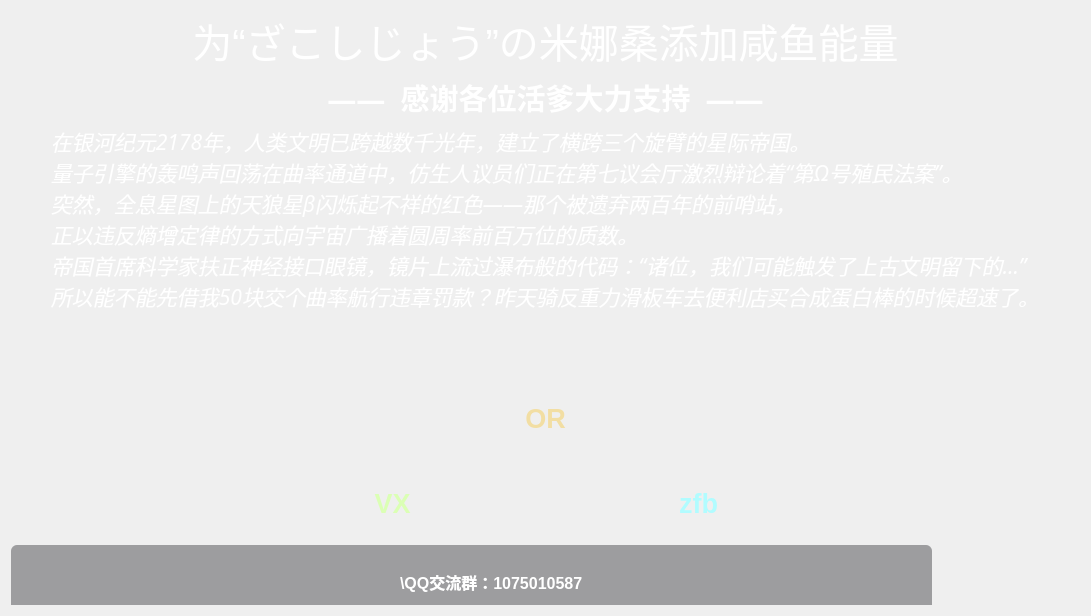
      <widget class="QWidget" name="ChargingWidget">
       <property name="styleSheet">
        <string notr="true">#ChargingWidget{
	background-color: rgba(255,255,255,0.0);
}</string>
       </property>
       <layout class="QVBoxLayout" name="verticalLayout_15" stretch="1,1,4,6,5">
        <item>
         <layout class="QHBoxLayout" name="chargingHorizontalLayout1">
          <item>
           <spacer name="chargingHorizontalSpacer1">
            <property name="orientation">
             <enum>Qt::Orientation::Horizontal</enum>
            </property>
            <property name="sizeHint" stdset="0">
             <size>
              <width>40</width>
              <height>20</height>
             </size>
            </property>
           </spacer>
          </item>
          <item>
           <widget class="QLabel" name="chargingTitleLabel1">
            <property name="styleSheet">
             <string notr="true">QLabel{
	color: white;
	font: italic 30pt &quot;Terminal&quot;;
	font-size: 30pt;
	font-family: &quot;楷体&quot;;
}</string>
            </property>
            <property name="text">
             <string>为“ざこしじょう”の米娜桑添加咸鱼能量</string>
            </property>
            <property name="alignment">
             <set>Qt::AlignmentFlag::AlignCenter</set>
            </property>
           </widget>
          </item>
          <item>
           <spacer name="chargingHorizontalSpacer2">
            <property name="orientation">
             <enum>Qt::Orientation::Horizontal</enum>
            </property>
            <property name="sizeHint" stdset="0">
             <size>
              <width>40</width>
              <height>20</height>
             </size>
            </property>
           </spacer>
          </item>
         </layout>
        </item>
        <item>
         <layout class="QHBoxLayout" name="chargingHorizontalLayout2">
          <item>
           <spacer name="chargingHorizontalSpacer3">
            <property name="orientation">
             <enum>Qt::Orientation::Horizontal</enum>
            </property>
            <property name="sizeHint" stdset="0">
             <size>
              <width>40</width>
              <height>20</height>
             </size>
            </property>
           </spacer>
          </item>
          <item>
           <widget class="QLabel" name="chargingTitleLabel2">
            <property name="enabled">
             <bool>true</bool>
            </property>
            <property name="font">
             <font>
              <family>Microsoft JhengHei</family>
              <pointsize>22</pointsize>
              <italic>false</italic>
              <bold>true</bold>
             </font>
            </property>
            <property name="styleSheet">
             <string notr="true">QLabel{
		color: white;
}</string>
            </property>
            <property name="midLineWidth">
             <number>0</number>
            </property>
            <property name="text">
             <string>——  感谢各位活爹大力支持  ——</string>
            </property>
            <property name="alignment">
             <set>Qt::AlignmentFlag::AlignCenter</set>
            </property>
           </widget>
          </item>
          <item>
           <spacer name="chargingHorizontalSpacer4">
            <property name="orientation">
             <enum>Qt::Orientation::Horizontal</enum>
            </property>
            <property name="sizeHint" stdset="0">
             <size>
              <width>40</width>
              <height>20</height>
             </size>
            </property>
           </spacer>
          </item>
         </layout>
        </item>
        <item>
         <layout class="QHBoxLayout" name="chargingHorizontalLayout3">
          <item>
           <spacer name="chargingHorizontalSpacer5">
            <property name="orientation">
             <enum>Qt::Orientation::Horizontal</enum>
            </property>
            <property name="sizeHint" stdset="0">
             <size>
              <width>40</width>
              <height>20</height>
             </size>
            </property>
           </spacer>
          </item>
          <item>
           <widget class="QLabel" name="chargingTextLabel1">
            <property name="font">
             <font>
              <family>楷体</family>
              <pointsize>16</pointsize>
              <italic>true</italic>
             </font>
            </property>
            <property name="styleSheet">
             <string notr="true">QLabel{
		color: white;
}</string>
            </property>
            <property name="text">
             <string>在银河纪元2178年，人类文明已跨越数千光年，建立了横跨三个旋臂的星际帝国。
量子引擎的轰鸣声回荡在曲率通道中，仿生人议员们正在第七议会厅激烈辩论着“第Ω号殖民法案”。
突然，全息星图上的天狼星β闪烁起不祥的红色——那个被遗弃两百年的前哨站，
正以违反熵增定律的方式向宇宙广播着圆周率前百万位的质数。
帝国首席科学家扶正神经接口眼镜，镜片上流过瀑布般的代码：“诸位，我们可能触发了上古文明留下的…” 
所以能不能先借我50块交个曲率航行违章罚款？昨天骑反重力滑板车去便利店买合成蛋白棒的时候超速了。</string>
            </property>
            <property name="alignment">
             <set>Qt::AlignmentFlag::AlignLeading|Qt::AlignmentFlag::AlignLeft|Qt::AlignmentFlag::AlignVCenter</set>
            </property>
            <property name="wordWrap">
             <bool>false</bool>
            </property>
           </widget>
          </item>
          <item>
           <spacer name="chargingHorizontalSpacer6">
            <property name="orientation">
             <enum>Qt::Orientation::Horizontal</enum>
            </property>
            <property name="sizeHint" stdset="0">
             <size>
              <width>40</width>
              <height>20</height>
             </size>
            </property>
           </spacer>
          </item>
         </layout>
        </item>
        <item>
         <layout class="QHBoxLayout" name="chargingHorizontalLayout4">
          <item>
           <spacer name="chargingHorizontalSpacer7">
            <property name="orientation">
             <enum>Qt::Orientation::Horizontal</enum>
            </property>
            <property name="sizeHint" stdset="0">
             <size>
              <width>40</width>
              <height>20</height>
             </size>
            </property>
           </spacer>
          </item>
          <item>
           <layout class="QVBoxLayout" name="chargingVerticalLayout1">
            <item>
             <spacer name="verticalSpacer">
              <property name="orientation">
               <enum>Qt::Orientation::Vertical</enum>
              </property>
              <property name="sizeHint" stdset="0">
               <size>
                <width>20</width>
                <height>40</height>
               </size>
              </property>
             </spacer>
            </item>
            <item>
             <layout class="QHBoxLayout" name="chargingHorizontalLayout5">
              <item>
               <layout class="QVBoxLayout" name="chargingVerticalLayout2">
                <item>
                 <widget class="QLabel" name="chargingQrcodeLabel1">
                  <property name="minimumSize">
                   <size>
                    <width>173</width>
                    <height>164</height>
                   </size>
                  </property>
                  <property name="maximumSize">
                   <size>
                    <width>173</width>
                    <height>164</height>
                   </size>
                  </property>
                  <property name="text">
                   <string/>
                  </property>
                  <property name="pixmap">
                   <pixmap resource="MainWidget.qrc">:/QrCode/res/QrCode/wx.png</pixmap>
                  </property>
                  <property name="scaledContents">
                   <bool>true</bool>
                  </property>
                  <property name="alignment">
                   <set>Qt::AlignmentFlag::AlignCenter</set>
                  </property>
                 </widget>
                </item>
                <item>
                 <widget class="QLabel" name="chargingLabel1">
                  <property name="font">
                   <font>
                    <pointsize>20</pointsize>
                    <bold>true</bold>
                   </font>
                  </property>
                  <property name="styleSheet">
                   <string notr="true">QLabel{
	color: #dbffb5;
}</string>
                  </property>
                  <property name="text">
                   <string>VX</string>
                  </property>
                  <property name="alignment">
                   <set>Qt::AlignmentFlag::AlignCenter</set>
                  </property>
                 </widget>
                </item>
               </layout>
              </item>
              <item>
               <spacer name="chargingHorizontalSpacer9">
                <property name="orientation">
                 <enum>Qt::Orientation::Horizontal</enum>
                </property>
                <property name="sizeHint" stdset="0">
                 <size>
                  <width>40</width>
                  <height>20</height>
                 </size>
                </property>
               </spacer>
              </item>
              <item>
               <widget class="QLabel" name="chargingLabel2">
                <property name="font">
                 <font>
                  <pointsize>20</pointsize>
                  <bold>true</bold>
                 </font>
                </property>
                <property name="styleSheet">
                 <string notr="true">QLabel{
	color: #f2dea3;
}</string>
                </property>
                <property name="text">
                 <string>OR</string>
                </property>
                <property name="alignment">
                 <set>Qt::AlignmentFlag::AlignCenter</set>
                </property>
               </widget>
              </item>
              <item>
               <spacer name="chargingHorizontalSpacer10">
                <property name="orientation">
                 <enum>Qt::Orientation::Horizontal</enum>
                </property>
                <property name="sizeHint" stdset="0">
                 <size>
                  <width>40</width>
                  <height>20</height>
                 </size>
                </property>
               </spacer>
              </item>
              <item>
               <layout class="QVBoxLayout" name="chargingVerticalLayout3">
                <item>
                 <widget class="QLabel" name="chargingQrcodeLabel2">
                  <property name="minimumSize">
                   <size>
                    <width>173</width>
                    <height>164</height>
                   </size>
                  </property>
                  <property name="maximumSize">
                   <size>
                    <width>173</width>
                    <height>164</height>
                   </size>
                  </property>
                  <property name="text">
                   <string/>
                  </property>
                  <property name="pixmap">
                   <pixmap resource="MainWidget.qrc">:/QrCode/res/QrCode/zfb.jpg</pixmap>
                  </property>
                  <property name="scaledContents">
                   <bool>true</bool>
                  </property>
                  <property name="alignment">
                   <set>Qt::AlignmentFlag::AlignCenter</set>
                  </property>
                 </widget>
                </item>
                <item>
                 <widget class="QLabel" name="chargingLabel3">
                  <property name="font">
                   <font>
                    <pointsize>20</pointsize>
                    <bold>true</bold>
                   </font>
                  </property>
                  <property name="styleSheet">
                   <string notr="true">QLabel{
	color: #b1fcff;
}</string>
                  </property>
                  <property name="text">
                   <string>zfb</string>
                  </property>
                  <property name="alignment">
                   <set>Qt::AlignmentFlag::AlignCenter</set>
                  </property>
                 </widget>
                </item>
               </layout>
              </item>
             </layout>
            </item>
            <item>
             <spacer name="verticalSpacer_2">
              <property name="orientation">
               <enum>Qt::Orientation::Vertical</enum>
              </property>
              <property name="sizeHint" stdset="0">
               <size>
                <width>20</width>
                <height>40</height>
               </size>
              </property>
             </spacer>
            </item>
           </layout>
          </item>
          <item>
           <spacer name="chargingHorizontalSpacer8">
            <property name="orientation">
             <enum>Qt::Orientation::Horizontal</enum>
            </property>
            <property name="sizeHint" stdset="0">
             <size>
              <width>40</width>
              <height>20</height>
             </size>
            </property>
           </spacer>
          </item>
         </layout>
        </item>
        <item>
         <widget class="QWidget" name="chargingWidgetGroupWidget1" native="true">
          <widget class="QWidget" name="chargingWidgetGroupSubControl1" native="true">
           <property name="geometry">
            <rect>
             <x>0</x>
             <y>20</y>
             <width>921</width>
             <height>191</height>
            </rect>
           </property>
           <property name="minimumSize">
            <size>
             <width>0</width>
             <height>0</height>
            </size>
           </property>
           <property name="maximumSize">
            <size>
             <width>16777215</width>
             <height>16777215</height>
            </size>
           </property>
           <property name="styleSheet">
            <string notr="true">#chargingWidgetGroupSubControl1{
	background-color: rgba(35, 36, 41,0.4);
	border-radius: 6px;
	color: white;
}</string>
           </property>
           <layout class="QVBoxLayout" name="verticalLayout_14" stretch="2,5,1">
            <item>
             <spacer name="verticalSpacer_3">
              <property name="orientation">
               <enum>Qt::Orientation::Vertical</enum>
              </property>
              <property name="sizeType">
               <enum>QSizePolicy::Policy::Fixed</enum>
              </property>
              <property name="sizeHint" stdset="0">
               <size>
                <width>30</width>
                <height>10</height>
               </size>
              </property>
             </spacer>
            </item>
            <item>
             <layout class="QHBoxLayout" name="chargingHorizontalLayout6">
              <item>
               <spacer name="chargingHorizontalSpacer11">
                <property name="orientation">
                 <enum>Qt::Orientation::Horizontal</enum>
                </property>
                <property name="sizeHint" stdset="0">
                 <size>
                  <width>40</width>
                  <height>20</height>
                 </size>
                </property>
               </spacer>
              </item>
              <item>
               <layout class="QHBoxLayout" name="chargingHorizontalLayout7">
                <item>
                 <layout class="QVBoxLayout" name="chargingVerticalLayout4" stretch="4,1">
                  <property name="spacing">
                   <number>10</number>
                  </property>
                  <item>
                   <widget class="QLabel" name="chargingQrcodeLabel3">
                    <property name="minimumSize">
                     <size>
                      <width>120</width>
                      <height>110</height>
                     </size>
                    </property>
                    <property name="maximumSize">
                     <size>
                      <width>120</width>
                      <height>110</height>
                     </size>
                    </property>
                    <property name="text">
                     <string/>
                    </property>
                    <property name="pixmap">
                     <pixmap resource="MainWidget.qrc">:/QrCode/res/QrCode/wxCode.jpg</pixmap>
                    </property>
                    <property name="scaledContents">
                     <bool>true</bool>
                    </property>
                    <property name="alignment">
                     <set>Qt::AlignmentFlag::AlignCenter</set>
                    </property>
                   </widget>
                  </item>
                  <item>
                   <widget class="QLabel" name="chargingLabel4">
                    <property name="styleSheet">
                     <string notr="true">QLabel{
	color: white;
	font-size: 12pt;
	font-family: &quot;微软雅黑&quot;;
	font-weight: bold;
}</string>
                    </property>
                    <property name="text">
                     <string>— VX —</string>
                    </property>
                    <property name="alignment">
                     <set>Qt::AlignmentFlag::AlignCenter</set>
                    </property>
                   </widget>
                  </item>
                 </layout>
                </item>
                <item>
                 <spacer name="chargingHorizontalSpacer12">
                  <property name="orientation">
                   <enum>Qt::Orientation::Horizontal</enum>
                  </property>
                  <property name="sizeType">
                   <enum>QSizePolicy::Policy::Fixed</enum>
                  </property>
                  <property name="sizeHint" stdset="0">
                   <size>
                    <width>40</width>
                    <height>20</height>
                   </size>
                  </property>
                 </spacer>
                </item>
                <item>
                 <layout class="QVBoxLayout" name="chargingVerticalLayout5" stretch="4,1">
                  <property name="spacing">
                   <number>10</number>
                  </property>
                  <item>
                   <widget class="QLabel" name="chargingQrcodeLabel4">
                    <property name="minimumSize">
                     <size>
                      <width>120</width>
                      <height>110</height>
                     </size>
                    </property>
                    <property name="maximumSize">
                     <size>
                      <width>120</width>
                      <height>110</height>
                     </size>
                    </property>
                    <property name="text">
                     <string/>
                    </property>
                    <property name="pixmap">
                     <pixmap resource="MainWidget.qrc">:/QrCode/res/QrCode/qqCode.jpg</pixmap>
                    </property>
                    <property name="scaledContents">
                     <bool>true</bool>
                    </property>
                    <property name="alignment">
                     <set>Qt::AlignmentFlag::AlignCenter</set>
                    </property>
                   </widget>
                  </item>
                  <item>
                   <widget class="QLabel" name="chargingLabel5">
                    <property name="styleSheet">
                     <string notr="true">QLabel{
	color: white;
	font-size: 12pt;
	font-family: &quot;微软雅黑&quot;;
	font-weight: bold;
}</string>
                    </property>
                    <property name="text">
                     <string>— QQ交流群 —</string>
                    </property>
                    <property name="alignment">
                     <set>Qt::AlignmentFlag::AlignCenter</set>
                    </property>
                   </widget>
                  </item>
                 </layout>
                </item>
               </layout>
              </item>
              <item>
               <spacer name="chargingHorizontalSpacer13">
                <property name="orientation">
                 <enum>Qt::Orientation::Horizontal</enum>
                </property>
                <property name="sizeHint" stdset="0">
                 <size>
                  <width>40</width>
                  <height>20</height>
                 </size>
                </property>
               </spacer>
              </item>
              <item>
               <layout class="QVBoxLayout" name="chargingVerticalLayout6">
                <item>
                 <layout class="QHBoxLayout" name="chargingHorizontalLayout8">
                  <item>
                   <spacer name="chargingHorizontalSpacer14">
                    <property name="orientation">
                     <enum>Qt::Orientation::Horizontal</enum>
                    </property>
                    <property name="sizeType">
                     <enum>QSizePolicy::Policy::Fixed</enum>
                    </property>
                    <property name="sizeHint" stdset="0">
                     <size>
                      <width>30</width>
                      <height>20</height>
                     </size>
                    </property>
                   </spacer>
                  </item>
                  <item>
                   <widget class="QLabel" name="chargingLabel6">
                    <property name="styleSheet">
                     <string notr="true">QLabel{
	color: white;
	font-size: 12pt;
	font-family: &quot;微软雅黑&quot;;
	font-weight: bold;
}</string>
                    </property>
                    <property name="text">
                     <string>\QQ交流群：1075010587</string>
                    </property>
                    <property name="alignment">
                     <set>Qt::AlignmentFlag::AlignLeading|Qt::AlignmentFlag::AlignLeft|Qt::AlignmentFlag::AlignVCenter</set>
                    </property>
                   </widget>
                  </item>
                  <item>
                   <spacer name="chargingHorizontalSpacer15">
                    <property name="orientation">
                     <enum>Qt::Orientation::Horizontal</enum>
                    </property>
                    <property name="sizeType">
                     <enum>QSizePolicy::Policy::Fixed</enum>
                    </property>
                    <property name="sizeHint" stdset="0">
                     <size>
                      <width>110</width>
                      <height>20</height>
                     </size>
                    </property>
                   </spacer>
                  </item>
                 </layout>
                </item>
                <item>
                 <layout class="QHBoxLayout" name="chargingHorizontalLayout9">
                  <item>
                   <spacer name="chargingHorizontalSpacer16">
                    <property name="orientation">
                     <enum>Qt::Orientation::Horizontal</enum>
                    </property>
                    <property name="sizeType">
                     <enum>QSizePolicy::Policy::Fixed</enum>
                    </property>
                    <property name="sizeHint" stdset="0">
                     <size>
                      <width>80</width>
                      <height>20</height>
                     </size>
                    </property>
                   </spacer>
                  </item>
                  <item>
                   <widget class="QLabel" name="chargingLabel7">
                    <property name="styleSheet">
                     <string notr="true">QLabel{
	color: white;
	font-size: 12pt;
	font-family: &quot;微软雅黑&quot;;
	font-weight: bold;
}</string>
                    </property>
                    <property name="text">
                     <string>官方邮箱：qq@ghnb66.cn</string>
                    </property>
                    <property name="alignment">
                     <set>Qt::AlignmentFlag::AlignLeading|Qt::AlignmentFlag::AlignLeft|Qt::AlignmentFlag::AlignVCenter</set>
                    </property>
                   </widget>
                  </item>
                  <item>
                   <spacer name="chargingHorizontalSpacer17">
                    <property name="orientation">
                     <enum>Qt::Orientation::Horizontal</enum>
                    </property>
                    <property name="sizeType">
                     <enum>QSizePolicy::Policy::Fixed</enum>
                    </property>
                    <property name="sizeHint" stdset="0">
                     <size>
                      <width>80</width>
                      <height>20</height>
                     </size>
                    </property>
                   </spacer>
                  </item>
                 </layout>
                </item>
                <item>
                 <layout class="QHBoxLayout" name="chargingHorizontalLayout10">
                  <property name="spacing">
                   <number>0</number>
                  </property>
                  <item>
                   <spacer name="chargingHorizontalSpacer18">
                    <property name="orientation">
                     <enum>Qt::Orientation::Horizontal</enum>
                    </property>
                    <property name="sizeType">
                     <enum>QSizePolicy::Policy::Fixed</enum>
                    </property>
                    <property name="sizeHint" stdset="0">
                     <size>
                      <width>110</width>
                      <height>20</height>
                     </size>
                    </property>
                   </spacer>
                  </item>
                  <item>
                   <widget class="QLabel" name="chargingLabel8">
                    <property name="styleSheet">
                     <string notr="true">QLabel{
	color: white;
	font-size: 12pt;
	font-family: &quot;微软雅黑&quot;;
	font-weight: bold;
}</string>
                    </property>
                    <property name="text">
                     <string>&lt;a href=&quot;www.ghnb66.cn&quot; style=&quot;text-decoration: none;color: white&quot;&gt;官方网站：www.ghnb66.cn&lt;/a&gt;</string>
                    </property>
                    <property name="alignment">
                     <set>Qt::AlignmentFlag::AlignLeading|Qt::AlignmentFlag::AlignLeft|Qt::AlignmentFlag::AlignVCenter</set>
                    </property>
                    <property name="openExternalLinks">
                     <bool>true</bool>
                    </property>
                   </widget>
                  </item>
                  <item>
                   <spacer name="chargingHorizontalSpacer19">
                    <property name="orientation">
                     <enum>Qt::Orientation::Horizontal</enum>
                    </property>
                    <property name="sizeType">
                     <enum>QSizePolicy::Policy::Fixed</enum>
                    </property>
                    <property name="sizeHint" stdset="0">
                     <size>
                      <width>30</width>
                      <height>20</height>
                     </size>
                    </property>
                   </spacer>
                  </item>
                 </layout>
                </item>
               </layout>
              </item>
              <item>
               <spacer name="chargingHorizontalSpacer20">
                <property name="orientation">
                 <enum>Qt::Orientation::Horizontal</enum>
                </property>
                <property name="sizeHint" stdset="0">
                 <size>
                  <width>40</width>
                  <height>20</height>
                 </size>
                </property>
               </spacer>
              </item>
              <item>
               <widget class="QLabel" name="chargingBgLabel1">
                <property name="minimumSize">
                 <size>
                  <width>133</width>
                  <height>133</height>
                 </size>
                </property>
                <property name="maximumSize">
                 <size>
                  <width>133</width>
                  <height>133</height>
                 </size>
                </property>
                <property name="text">
                 <string/>
                </property>
                <property name="pixmap">
                 <pixmap resource="MainWidget.qrc">:/background/res/background/bg1.png</pixmap>
                </property>
                <property name="scaledContents">
                 <bool>true</bool>
                </property>
                <property name="alignment">
                 <set>Qt::AlignmentFlag::AlignCenter</set>
                </property>
               </widget>
              </item>
              <item>
               <spacer name="chargingHorizontalSpacer21">
                <property name="orientation">
                 <enum>Qt::Orientation::Horizontal</enum>
                </property>
                <property name="sizeHint" stdset="0">
                 <size>
                  <width>40</width>
                  <height>20</height>
                 </size>
                </property>
               </spacer>
              </item>
             </layout>
            </item>
            <item>
             <spacer name="verticalSpacer_4">
              <property name="orientation">
               <enum>Qt::Orientation::Vertical</enum>
              </property>
              <property name="sizeType">
               <enum>QSizePolicy::Policy::Fixed</enum>
              </property>
              <property name="sizeHint" stdset="0">
               <size>
                <width>20</width>
                <height>10</height>
               </size>
              </property>
             </spacer>
            </item>
           </layout>
          </widget>
         </widget>
        </item>
       </layout>
      </widget>
